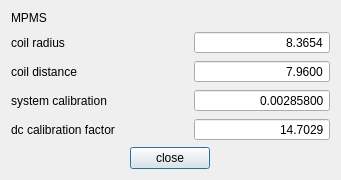
<?xml version="1.0" encoding="UTF-8"?>
<ui version="4.0">
 <class>Constants</class>
 <widget class="QDialog" name="Constants">
  <property name="geometry">
   <rect>
    <x>0</x>
    <y>0</y>
    <width>341</width>
    <height>176</height>
   </rect>
  </property>
  <property name="windowTitle">
   <string>Constants</string>
  </property>
  <layout class="QVBoxLayout" name="verticalLayout">
   <item>
    <layout class="QVBoxLayout" name="verticalLayout_2">
     <item>
      <widget class="QLabel" name="label">
       <property name="text">
        <string>MPMS</string>
       </property>
      </widget>
     </item>
     <item>
      <layout class="QHBoxLayout" name="horizontalLayout">
       <item>
        <widget class="QLabel" name="label_2">
         <property name="text">
          <string>coil radius</string>
         </property>
        </widget>
       </item>
       <item>
        <spacer name="horizontalSpacer">
         <property name="orientation">
          <enum>Qt::Horizontal</enum>
         </property>
         <property name="sizeType">
          <enum>QSizePolicy::Fixed</enum>
         </property>
         <property name="sizeHint" stdset="0">
          <size>
           <width>40</width>
           <height>20</height>
          </size>
         </property>
        </spacer>
       </item>
       <item>
        <widget class="QDoubleSpinBox" name="coil_radius_sb">
         <property name="enabled">
          <bool>true</bool>
         </property>
         <property name="alignment">
          <set>Qt::AlignRight|Qt::AlignTrailing|Qt::AlignVCenter</set>
         </property>
         <property name="readOnly">
          <bool>true</bool>
         </property>
         <property name="buttonSymbols">
          <enum>QAbstractSpinBox::NoButtons</enum>
         </property>
         <property name="decimals">
          <number>4</number>
         </property>
         <property name="value">
          <double>8.365399999999999</double>
         </property>
        </widget>
       </item>
      </layout>
     </item>
     <item>
      <layout class="QHBoxLayout" name="horizontalLayout_3">
       <item>
        <widget class="QLabel" name="label_4">
         <property name="text">
          <string>coil distance</string>
         </property>
        </widget>
       </item>
       <item>
        <spacer name="horizontalSpacer_3">
         <property name="orientation">
          <enum>Qt::Horizontal</enum>
         </property>
         <property name="sizeType">
          <enum>QSizePolicy::Fixed</enum>
         </property>
         <property name="sizeHint" stdset="0">
          <size>
           <width>40</width>
           <height>20</height>
          </size>
         </property>
        </spacer>
       </item>
       <item>
        <widget class="QDoubleSpinBox" name="coil_distance_sb">
         <property name="enabled">
          <bool>true</bool>
         </property>
         <property name="alignment">
          <set>Qt::AlignRight|Qt::AlignTrailing|Qt::AlignVCenter</set>
         </property>
         <property name="readOnly">
          <bool>true</bool>
         </property>
         <property name="buttonSymbols">
          <enum>QAbstractSpinBox::NoButtons</enum>
         </property>
         <property name="decimals">
          <number>4</number>
         </property>
         <property name="value">
          <double>7.960000000000000</double>
         </property>
        </widget>
       </item>
      </layout>
     </item>
     <item>
      <layout class="QHBoxLayout" name="horizontalLayout_4">
       <item>
        <widget class="QLabel" name="label_5">
         <property name="text">
          <string>system calibration</string>
         </property>
        </widget>
       </item>
       <item>
        <spacer name="horizontalSpacer_4">
         <property name="orientation">
          <enum>Qt::Horizontal</enum>
         </property>
         <property name="sizeType">
          <enum>QSizePolicy::Fixed</enum>
         </property>
         <property name="sizeHint" stdset="0">
          <size>
           <width>40</width>
           <height>20</height>
          </size>
         </property>
        </spacer>
       </item>
       <item>
        <widget class="QDoubleSpinBox" name="system_calibration_sb">
         <property name="enabled">
          <bool>true</bool>
         </property>
         <property name="alignment">
          <set>Qt::AlignRight|Qt::AlignTrailing|Qt::AlignVCenter</set>
         </property>
         <property name="readOnly">
          <bool>true</bool>
         </property>
         <property name="buttonSymbols">
          <enum>QAbstractSpinBox::NoButtons</enum>
         </property>
         <property name="decimals">
          <number>8</number>
         </property>
         <property name="value">
          <double>0.002858000000000</double>
         </property>
        </widget>
       </item>
      </layout>
     </item>
     <item>
      <layout class="QHBoxLayout" name="horizontalLayout_5">
       <item>
        <widget class="QLabel" name="label_6">
         <property name="text">
          <string>dc calibration factor</string>
         </property>
        </widget>
       </item>
       <item>
        <spacer name="horizontalSpacer_5">
         <property name="orientation">
          <enum>Qt::Horizontal</enum>
         </property>
         <property name="sizeType">
          <enum>QSizePolicy::Fixed</enum>
         </property>
         <property name="sizeHint" stdset="0">
          <size>
           <width>40</width>
           <height>20</height>
          </size>
         </property>
        </spacer>
       </item>
       <item>
        <widget class="QDoubleSpinBox" name="dc_calibration_factor_sb">
         <property name="enabled">
          <bool>true</bool>
         </property>
         <property name="alignment">
          <set>Qt::AlignRight|Qt::AlignTrailing|Qt::AlignVCenter</set>
         </property>
         <property name="readOnly">
          <bool>true</bool>
         </property>
         <property name="buttonSymbols">
          <enum>QAbstractSpinBox::NoButtons</enum>
         </property>
         <property name="decimals">
          <number>4</number>
         </property>
         <property name="value">
          <double>14.702900000000000</double>
         </property>
        </widget>
       </item>
      </layout>
     </item>
    </layout>
   </item>
   <item>
    <layout class="QHBoxLayout" name="horizontalLayout_2">
     <item>
      <widget class="QPushButton" name="pushButton">
       <property name="sizePolicy">
        <sizepolicy hsizetype="Fixed" vsizetype="Fixed">
         <horstretch>0</horstretch>
         <verstretch>0</verstretch>
        </sizepolicy>
       </property>
       <property name="text">
        <string>close</string>
       </property>
      </widget>
     </item>
    </layout>
   </item>
  </layout>
 </widget>
 <resources/>
 <connections>
  <connection>
   <sender>pushButton</sender>
   <signal>clicked()</signal>
   <receiver>Constants</receiver>
   <slot>accept()</slot>
   <hints>
    <hint type="sourcelabel">
     <x>199</x>
     <y>153</y>
    </hint>
    <hint type="destinationlabel">
     <x>243</x>
     <y>154</y>
    </hint>
   </hints>
  </connection>
 </connections>
</ui>
